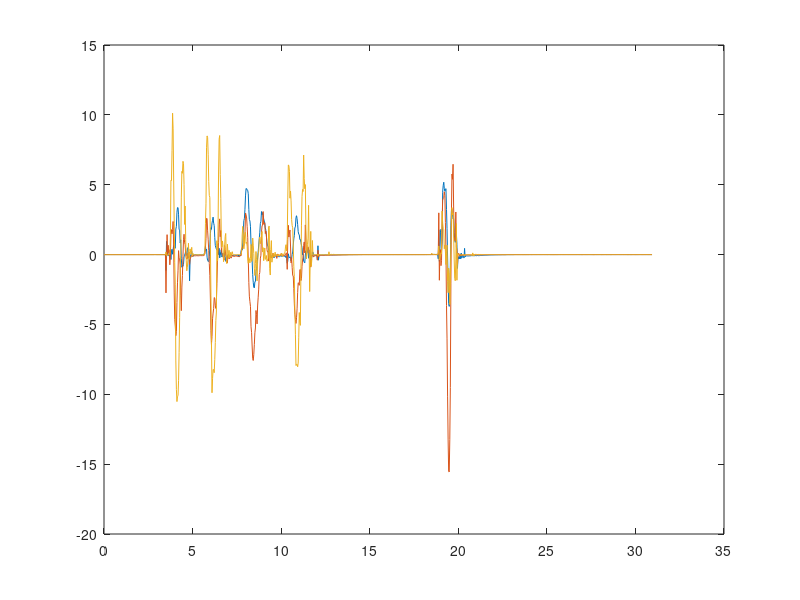

MATLAB code to generate this figure: (Note: this script raises an error after producing the figure.)
clear allc;close all;clc;
data = load("imu_test.mat");
data = data.data;
data(1,:)=data(2,:);
rpy = data(:,1:3)*pi/180;
rpy = rpy-rpy(1,:);
axyz = data(:,4:6);
agxyz = data(:,7:9);
t = data(:,10);
t = t-t(1);
% 处理imu数据





figure(1)
plot(t,axyz);
figure(2)








p_imu = cal_pimu_world(axyz,rpy,t);
A_imu = rpy;
se3_imu = zeros(4,4,size(data,1));
for i=1:size(data,1)
    R = SO3.eul([A_imu(i,1),A_imu(i,2),A_imu(i,3)]);
    T = p_imu(i,:);
    se3_imu(:,:,i) = SO3ToMatrix(R,T);
end
myse3animate(se3_imu,'r');


function Q_SE3 = SE3ToMatrix(se3)
    Q_SE3 = zeros(4,4);
    Q_SE3(4,4) =1;
    Q_SE3(1:3,1)=se3.n;
    Q_SE3(1:3,2)=se3.o;
    Q_SE3(1:3,3)=se3.a;
    Q_SE3(1:3,4)=se3.t;
end
function Q_SE3 = SO3ToMatrix(R,T)
    Q_SE3 = zeros(4,4);
    Q_SE3(4,4) =1;
    Q_SE3(1:3,1)=R.n;
    Q_SE3(1:3,2)=R.o;
    Q_SE3(1:3,3)=R.a;
    Q_SE3(1,4)=T(1);
    Q_SE3(2,4)=T(2);
    Q_SE3(3,4)=T(3);
end
function myse3animate(se3_list,color)
    i = 1;
    xlim([-10,10])
    ylim([-10,10])
    zlim([-10,10])
    while i<size(se3_list,3)
        se3 = se3_list(:,:,i);
        a = trplot(SE3.convert(se3),'length', 0.5, 'retain', 'rgb', 'notext');
        px = [se3(1,4)-0.05,se3(1,4)+0.05];
        py = [se3(2,4)-0.01,se3(2,4)+0.05];
        pz = [se3(3,4)-0.05,se3(3,4)+0.05];
        hold on
        xlim([-10,10])
        ylim([-10,10])
        zlim([-10,10])
        plot3(px,py,pz,'LineWidth',2,'Color',color);
        pause(0.01)
        i = i+1;
        delete(a)
        drawnow limitrate
    end
end
function p_imu_world = cal_pimu_world(a_imu,A_imu,t)
    %将加速度转换到世界坐标系下
    a_imu_world = zeros(size(a_imu,1),3);
    for i =1:size(a_imu,1)
        R = eul2rotm(A_imu(i,:),"XYZ");
        temp =R*a_imu(i,:)';
        a_imu_world(i,:) = temp';
    end
    % 梯形积分
    v_imu_world = zeros(size(a_imu,1),3);
    p_imu_world = zeros(size(a_imu,1),3);
    v_imu_world = cumtrapz(t,a_imu_world);
    p_imu_world = v_imu_world;
   
end
